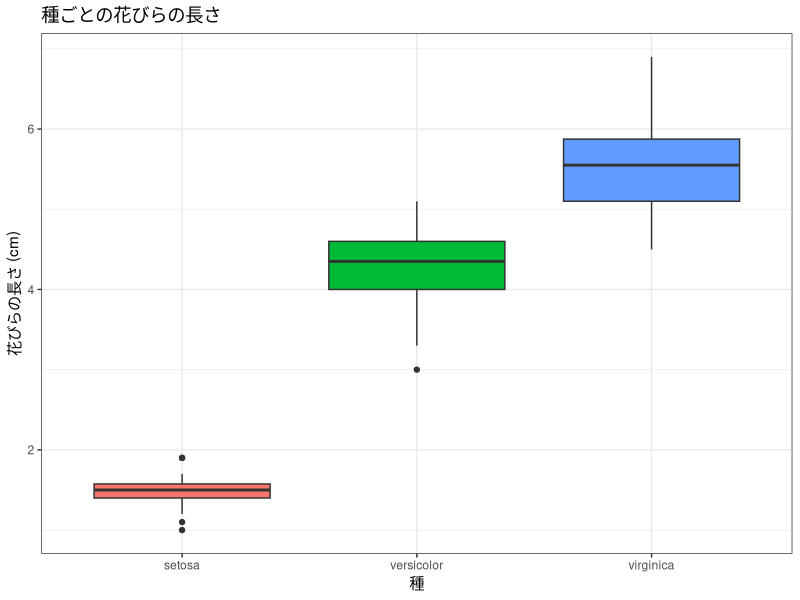
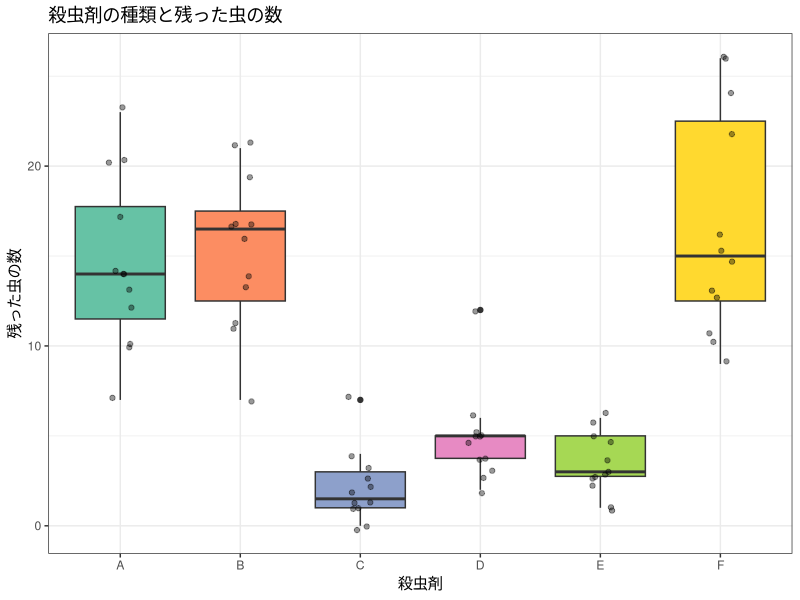

Recreate these plots in R, in order.
# ============================================================
# 行動計量学（行動科学分析法入門）
# 第13回　一元配置分散分析　演習1〜4　模範解答
#
# 使い方：全選択（Ctrl + A）→ Ctrl + Enter（Macは Cmd + A → Cmd + Enter）
# ============================================================

library(tidyverse)


# ------------------------------------------------------------
# 演習1：分散分析の実行
# ------------------------------------------------------------

# 1. 記述統計
iris |>
  group_by(Species) |>
  summarise(n = n(), mean = mean(Petal.Length), sd = sd(Petal.Length))
#   setosa      n = 50   M = 1.46   SD = 0.17
#   versicolor  n = 50   M = 4.26   SD = 0.47
#   virginica   n = 50   M = 5.55   SD = 0.55

# 2. 箱ひげ図
ggplot(iris, aes(x = Species, y = Petal.Length, fill = Species)) +
  geom_boxplot() +
  labs(title = "種ごとの花びらの長さ", x = "種", y = "花びらの長さ (cm)") +
  theme_bw() +
  theme(legend.position = "none")

# 3. 分散分析
result <- aov(Petal.Length ~ Species, data = iris)
summary(result)
#              Df Sum Sq Mean Sq F value Pr(>F)
#   Species     2  437.1  218.55    1180 <2e-16 ***
#   Residuals 147   27.2    0.19

# 4. 判断
#   F(2, 147) = 1180.16, p < .001 なので帰無仮説（3種の平均は等しい）を棄却します。
#   どの群とどの群が違うかは，この時点ではわかりません（第14回の多重比較）。
#
#   df は「群の数 - 1 = 2」と「全体の人数 - 群の数 = 150 - 3 = 147」です。


# ------------------------------------------------------------
# 演習2：前提条件の確認
# ------------------------------------------------------------

bartlett.test(Petal.Length ~ Species, data = iris)
#   Bartlett's K-squared = 55.423, df = 2, p-value = 9.229e-13

iris |>
  group_by(Species) |>
  summarise(sd = sd(Petal.Length))
#   0.17 / 0.47 / 0.55 … 3倍以上の開き

# Bartlett 検定は有意（p < .001）で，等分散は成り立っていません。
# ただし4節の方針どおり，検定の結果で手法を機械的に切り替えるのではなく，
# 結論が変わらないかを自分で確かめます。

oneway.test(Petal.Length ~ Species, data = iris)   # Welch法の分散分析
#   F = 1828.1, num df = 2, denom df = 78.073, p-value < 2.2e-16

# 通常の分散分析    F(2, 147)    = 1180.16, p < .001
# Welch法の分散分析 F(2, 78.07)  = 1828.09, p < .001
#
# F値は変わりますが，どちらも p < .001 で，
# 「3種の花びらの長さには差がある」という結論は変わりません。
#
# 2段階の手続き（まず等分散検定、結果を見て方法を選ぶ）は，
# 第1種の誤りの確率をずらすため推奨されません。
# 群ごとのSDを見て判断し，両方の結果を確かめるのが安全です。


# ------------------------------------------------------------
# 演習3：効果量の計算（η²）
# ------------------------------------------------------------

# summary() の表から読み取る
#   SS_between = 437.1
#   SS_within  = 27.2
#   SS_total   = 437.1 + 27.2 = 464.3
#   η² = 437.1 / 464.3 = 0.941

437.1 / (437.1 + 27.2)

# 手で書き写すと丸め誤差が入るので，モデルから取り出すほうが確実です
ss <- anova(result)[["Sum Sq"]]
ss[1] / sum(ss)
#   0.9414

# η² = .94。花びらの長さのばらつきの94%が「種の違い」で説明されます。
# 非常に大きい値ですが，これはアヤメの種が作り物のように分かれているためで，
# 行動科学のデータでこの水準が出ることはまずありません。
# 目安は .01（小）・.06（中）・.14（大）です。


# ------------------------------------------------------------
# 演習4：レポートの記述
# ------------------------------------------------------------

# 記述例：
#
#   3種のアヤメの花びらの長さを一元配置分散分析によって比較した結果，
#   種の主効果が有意であった，F(2, 147) = 1180.16, p < .001, η² = .94。
#
# 書き方のきまり
#   ・F のカッコ内は「群間df, 群内df」の順。2と147です
#   ・F値は4桁になります。本文で使った Sepal.Length の119.26とは桁が違うので，
#     テンプレートの下線の数ではなく実際の値に合わせて書きます
#   ・p-value < 2.2e-16 はそのまま書かず p < .001 とします
#   ・η² は0から1の値なので，先頭の0を書かず .94 とします
#   ・分散分析だけでは「どの種とどの種が違うか」は言えません。
#     そこまで述べるには第14回の多重比較が必要です


# ------------------------------------------------------------
# 演習5（発展）：自分の関心のあるデータで分散分析
# ------------------------------------------------------------

# 選んだデータによって答えが変わるので、唯一の正解はありません。
# ここでは例として InsectSprays（6種類の殺虫剤、各12区画）を選んだ場合を
# 示します。群が6つあるので、問3の「比較の組数」が効いてきます。
# さらに、前提条件が両方とも満たされないので、問1も確かめられます。

# ?InsectSprays で説明が読めます。
# count : 区画に残った虫の数   spray : 殺虫剤の種類（A〜F）
glimpse(InsectSprays)


# 1. 群ごとの件数・平均・標準偏差
InsectSprays |>
  group_by(spray) |>
  summarise(n = n(), mean = mean(count), sd = sd(count))
#   A 12 14.500 4.719      D 12  4.917 2.503
#   B 12 15.333 4.271      E 12  3.500 1.732
#   C 12  2.083 1.975      F 12 16.667 6.213


# 2. 箱ひげ図
ggplot(InsectSprays, aes(x = spray, y = count, fill = spray)) +
  geom_boxplot() +
  geom_jitter(width = 0.1, alpha = 0.4) +
  scale_fill_brewer(palette = "Set2") +
  labs(title = "殺虫剤の種類と残った虫の数", x = "殺虫剤", y = "残った虫の数") +
  theme_bw() +
  theme(legend.position = "none")
# A・B・F が高く、C・D・E が低い、という2つのかたまりに見えます。


# 3. 分散分析
result_anova <- aov(count ~ spray, data = InsectSprays)
summary(result_anova)
# F = 34.702、df = 5, 66、p < 2e-16


# 4. 前提条件
shapiro.test(residuals(result_anova))
# W の p = 0.02226 → 正規分布とは言えない

bartlett.test(count ~ spray, data = InsectSprays)
# p = 9.09e-05 → 等分散とは言えない


# 5. 効果量 η²
ss <- summary(result_anova)[[1]][["Sum Sq"]]
ss[1] / sum(ss)
# η² = 0.7244（殺虫剤の違いで、ばらつきの72%が説明される）


# 問1：前提条件は満たされたか。満たされないときどうするか
#      どちらも満たされませんでした。
#      正規性 p = 0.022、等分散性 p = 9.1e-05 です。
#      標準偏差を見ると C（1.98）と F（6.21）で3倍の開きがあります。
#      これは「数えたデータ」によくある形で、平均が大きい群ほど
#      ばらつきも大きくなります。
#
#      等分散を仮定しない方法に切り替えます。
oneway.test(count ~ spray, data = InsectSprays)
#      F = 36.065、p = 8e-12
#      結論は変わりません。どちらでも「群間に差がある」と言えます。
#
#      前提が崩れていても結論が同じなら、そのまま報告して構いません。
#      大事なのは「確かめたうえで、崩れていたと書く」ことです。


# 問2：shapiro と bartlett は向きが逆
#      「正規性の検定で p = 0.022、等分散性の検定で p < .001 となり、
#       いずれも前提が満たされていないことが示された。」
#
#      ふつうの検定は「p が小さい＝差がある」ですが、この2つは
#      「p が小さい＝前提が崩れている」です。
#      p が大きいときに「前提が満たされた」と言い切ることもできません
#      （帰無仮説を採択したことにはならないため）。


# 問3：群の数と、t検定を繰り返したときの誤り率
#      6群なので、総当たりは 6 × 5 ÷ 2 = 15回です。
k <- 6
m <- k * (k - 1) / 2            # 15
1 - 0.95^m                      # 0.5367
#
#      15回のうち、どれか1つでも間違って有意になる確率は約54%。
#      コインを投げて表が出るのと変わらない確率で、誤った発見をします。
#      だから分散分析でまず全体を見て、そのあと多重比較（次回）を使います。
#
#      ちなみに3群なら3回で約14%、8群なら28回で約76%です。
for (k in c(3, 6, 8)) {
  m <- k * (k - 1) / 2
  cat(sprintf("%d群 → %2d組  誤り率 %.1f%%\n", k, m, 100 * (1 - 0.95^m)))
}
